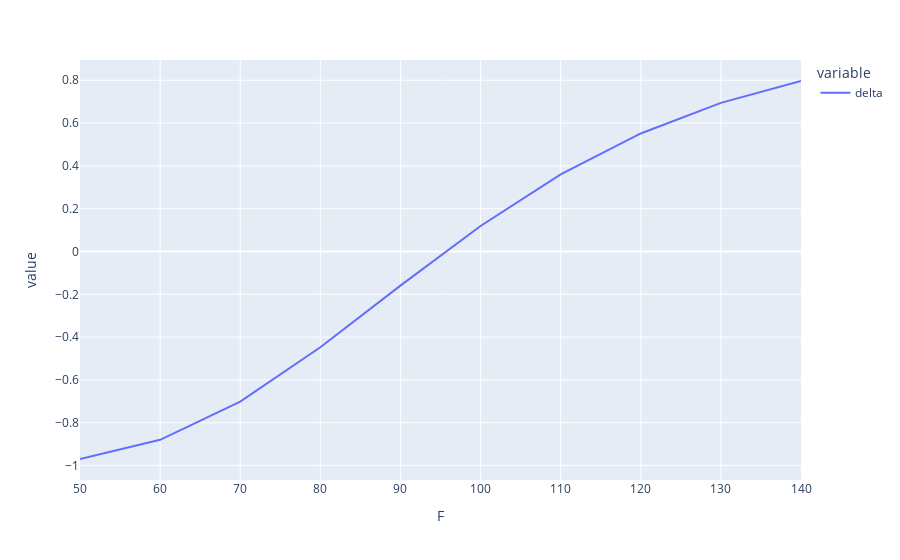

The cell this chart's notebook holds for it:
### Code cell
px.line(grid[grid['T']==1].set_index('F')['delta'])

### Figure 1 — Plotly figure (JSON) as saved in the notebook; plotly's stock layout.template omitted (floating-point values rounded to 4 significant figures)
{"data": [{"hovertemplate": "variable=delta<br>F=%{x}<br>value=%{y}<extra></extra>", "legendgroup": "delta", "line": {"color": "#636efa", "dash": "solid"}, "marker": {"symbol": "circle"}, "mode": "lines", "name": "delta", "orientation": "v", "showlegend": true, "type": "scatter", "x": [50, 60, 70, 80, 90, 100, 110, 120, 130, 140], "xaxis": "x", "y": [-0.9693, -0.8795, -0.7012, -0.4474, -0.1595, 0.1192, 0.36, 0.5514, 0.6944, 0.7965], "yaxis": "y"}], "layout": {"legend": {"title": {"text": "variable"}, "tracegroupgap": 0}, "margin": {"t": 60}, "xaxis": {"anchor": "y", "domain": [0, 1], "title": {"text": "F"}}, "yaxis": {"anchor": "x", "domain": [0, 1], "title": {"text": "value"}}}}
